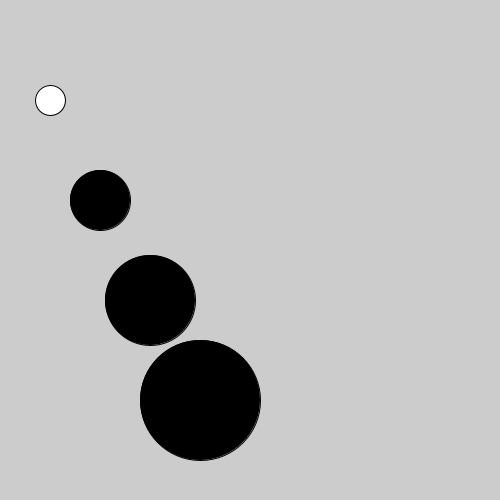
Frame 1 (no input)
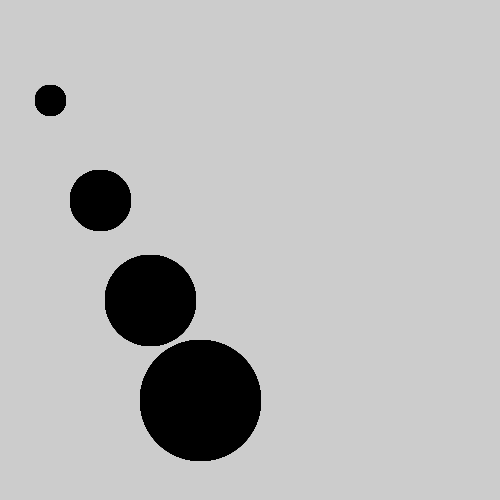
Frame 60 (the mouse pressed at the canvas centre just before this capture)
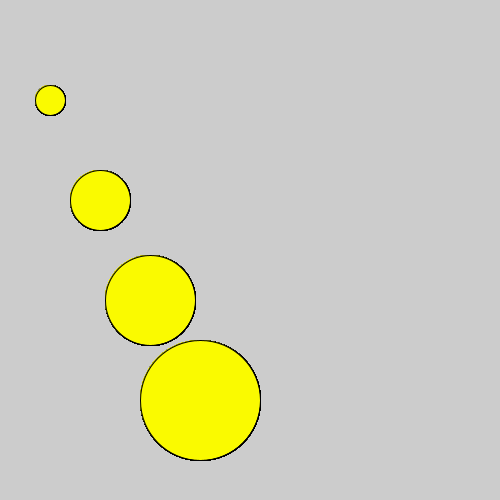
Frame 120 (the mouse held since frame 60 and released just before this capture)

The Processing sketch that drew these frames (run headless with seeded random() and noise(); from frame 60 on, the mouse is pressed at the canvas centre):

// Processing sketch: lab05b_array_spot
// ── lab05b_array_spot.pde
Spot[] spots;

void setup(){
  size(500,500);
  
  spots = new Spot[4];
  
  for(int i = 1; i <= spots.length; i++){
     spots[i-1] = new Spot(i*50, i*100, i*30);
  }
  
}

void draw(){
  
  for (int i=0; i < spots.length; i++){
     spots[i].display();
     spots[i].colour(mouseX, mouseY, 0);
  }
  
}
// ── Spot.pde
//Spot Version 6.1

class Spot{
  
  float xCoord, yCoord;
  float diameter;
  int red, green, blue, gray;
  
  Spot()
  {
  }
  
 Spot(float xCoord, float yCoord, float diameter)
 {
    this.xCoord = xCoord;
    this.yCoord = yCoord;
    this.diameter = diameter;
  }
  
   Spot(float xCoord, float yCoord, float diameter, int gray)
   {
    this.xCoord = xCoord;
    this.yCoord = yCoord;
    this.diameter = diameter;
    colour(gray);
   }

   Spot(float xCoord, float yCoord, float diameter, int red, int green, int blue)
   {
    this.xCoord = xCoord;
    this.yCoord = yCoord;
    this.diameter = diameter;
     colour(red, green, blue);  
   }
   
   void display()
   {
     ellipse(xCoord, yCoord, diameter, diameter);
   } 
  
  void colour(int red, int green, int blue)
  {
    this.red = red;
    this.green = green;
    this.blue = blue;
    fill (this.red, this.green, this.blue);
  }

  void colour(int gray){
    this.gray = gray;
    fill (this.gray);
  }
   
   void move(float xCoord, float yCoord)
   {
     this.xCoord = xCoord;
     this.yCoord = yCoord;
   }
}
